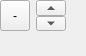
<?xml version="1.0" encoding="UTF-8"?>
<ui version="4.0">
 <class>interbutt</class>
 <widget class="QWidget" name="interbutt">
  <property name="geometry">
   <rect>
    <x>0</x>
    <y>0</y>
    <width>86</width>
    <height>56</height>
   </rect>
  </property>
  <property name="windowTitle">
   <string>Form</string>
  </property>
  <widget class="QWidget" name="">
   <property name="geometry">
    <rect>
     <x>0</x>
     <y>0</y>
     <width>66</width>
     <height>31</height>
    </rect>
   </property>
   <layout class="QHBoxLayout" name="horizontalLayout">
    <item>
     <widget class="QToolButton" name="remove">
      <property name="sizePolicy">
       <sizepolicy hsizetype="Expanding" vsizetype="Expanding">
        <horstretch>0</horstretch>
        <verstretch>0</verstretch>
       </sizepolicy>
      </property>
      <property name="text">
       <string>-</string>
      </property>
     </widget>
    </item>
    <item>
     <layout class="QVBoxLayout" name="verticalLayout">
      <property name="spacing">
       <number>0</number>
      </property>
      <item>
       <widget class="QToolButton" name="up">
        <property name="sizePolicy">
         <sizepolicy hsizetype="Expanding" vsizetype="Expanding">
          <horstretch>0</horstretch>
          <verstretch>0</verstretch>
         </sizepolicy>
        </property>
        <property name="text">
         <string>...</string>
        </property>
        <property name="arrowType">
         <enum>Qt::UpArrow</enum>
        </property>
       </widget>
      </item>
      <item>
       <widget class="QToolButton" name="down">
        <property name="sizePolicy">
         <sizepolicy hsizetype="Expanding" vsizetype="Expanding">
          <horstretch>0</horstretch>
          <verstretch>0</verstretch>
         </sizepolicy>
        </property>
        <property name="text">
         <string>...</string>
        </property>
        <property name="arrowType">
         <enum>Qt::DownArrow</enum>
        </property>
       </widget>
      </item>
     </layout>
    </item>
   </layout>
  </widget>
 </widget>
 <resources/>
 <connections/>
</ui>
